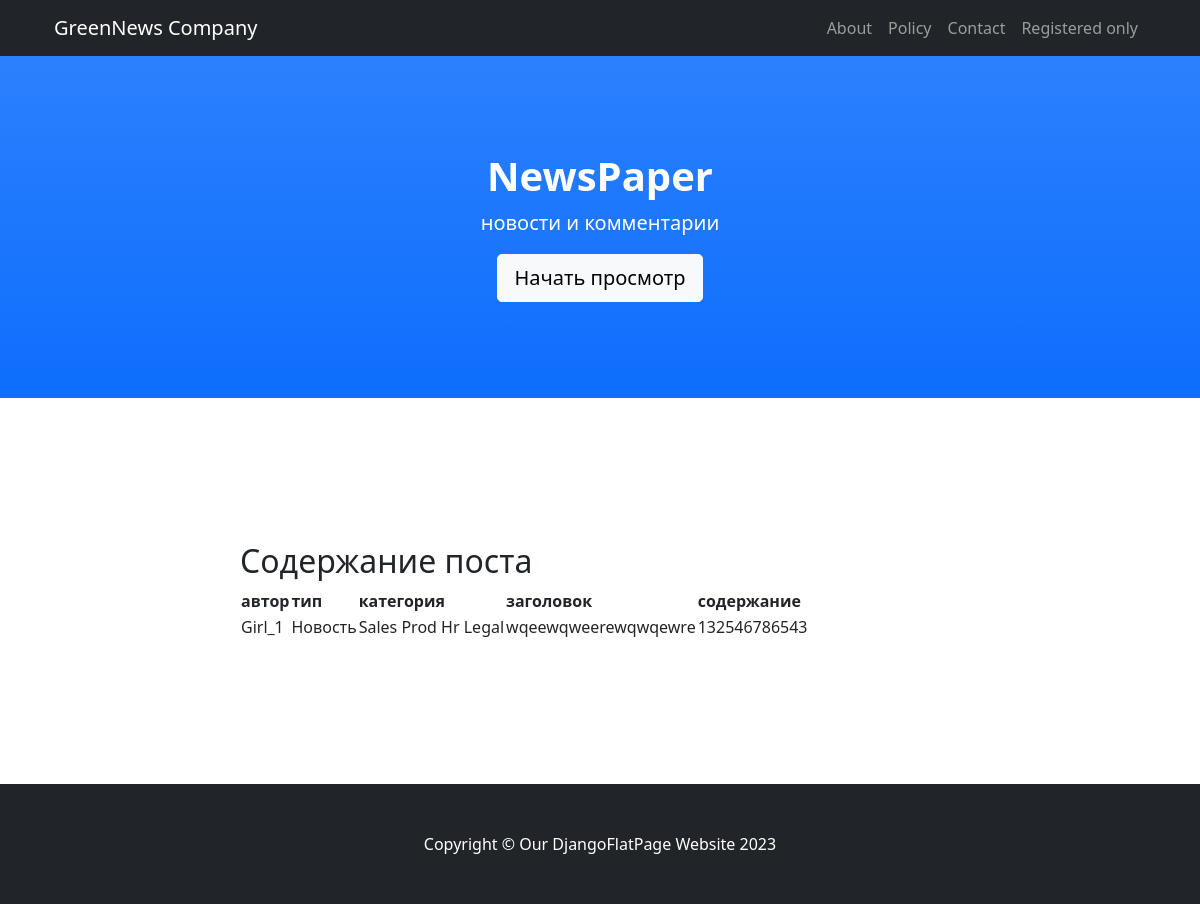
/posts/63, run on the app's committed database.
### news/models.py (models this page shows, shortened)
class Post(models.Model):
    postAuthor = models.ForeignKey(Author, on_delete=models.CASCADE,)
    postType = models.CharField(max_length=4, choices=post_types, default=news)
    postDatetime = models.DateTimeField(auto_now_add=True)
    category = models.ManyToManyField(Category, through='PostCategory', related_name='posts',)
    head = models.CharField(max_length=124)
    postText = models.TextField()
    postRate = models.SmallIntegerField(default=0)
    def __str__(self):
        return f'{self.get_postType_display()}'

class Author(models.Model):
    authorName = models.OneToOneField(User, on_delete=models.CASCADE)
    authorRate = models.SmallIntegerField(default=0)

class Category(models.Model):
    name = models.CharField(max_length=64, unique=True)
    def __str__(self):
        return f'{self.name.title()}'

### news/views.py (the view)
# urls.py: path('<int:pk>', PostDetails.as_view(), name='post_detail'),
class PostDetails(DetailView):
    template_name = 'news/post_detail.html'
    queryset = Post.objects.all()
    def get_context_data(self, **kwargs):
        context = super().get_context_data(**kwargs)
        context['is_not_premium'] = not self.request.user.groups.filter(name='authors').exists()
        return context

### news/templatetags/news_filters.py (called while the page is built)
@register.filter(name='censor')
def censor(value, arg='<banned>'):
    banned_words = [ 'пиздец', 'fuck', 'fucking', 'блядь', 'писец']
    if isinstance(value, str) and isinstance(arg, str):
        for i in banned_words:
            value = value.replace(i, arg)
        return value
    else:
        raise ValueError(f'Не применяется для {type(value)} и {type(arg)}')

### templates/news/post_detail.html
{% extends 'flatpages/default.html' %}
{% load news_filters %}
{% block title %} Содержание поста{% endblock title %}
{% block content %}
<table>
    <thead>
        <th>
            автор
        </th>
        <th>
            тип
        </th>
        <th>
            категория
        </th>
        <th>
            заголовок
        </th>
        <th>
            содержание
        </th>
    </thead>
    <tr>
        <td>
            {{ post.postAuthor.authorName.username|title }}
        </td>
        <td>
            {{ post|title }}
        </td>
        <td>
            {% for choice in post.category.all %}
                {{ choice }}
            {% endfor %}
        </td>
        <td>
            {{ post.head|censor|truncatewords:12 }}
        </td>
        <td>
            {{ post.postText|censor }}
        </td>
    </tr>
</table>
{% endblock content %}

### data on the page
Post: postAuthor.authorName.username "Girl_1", postType "Новость", head|censor "wqeewqweerewqwqewre", postText|censor "132546786543"
Category: name "Sales"
Category: name "Prod"
Category: name "Hr"
Category: name "Legal"
